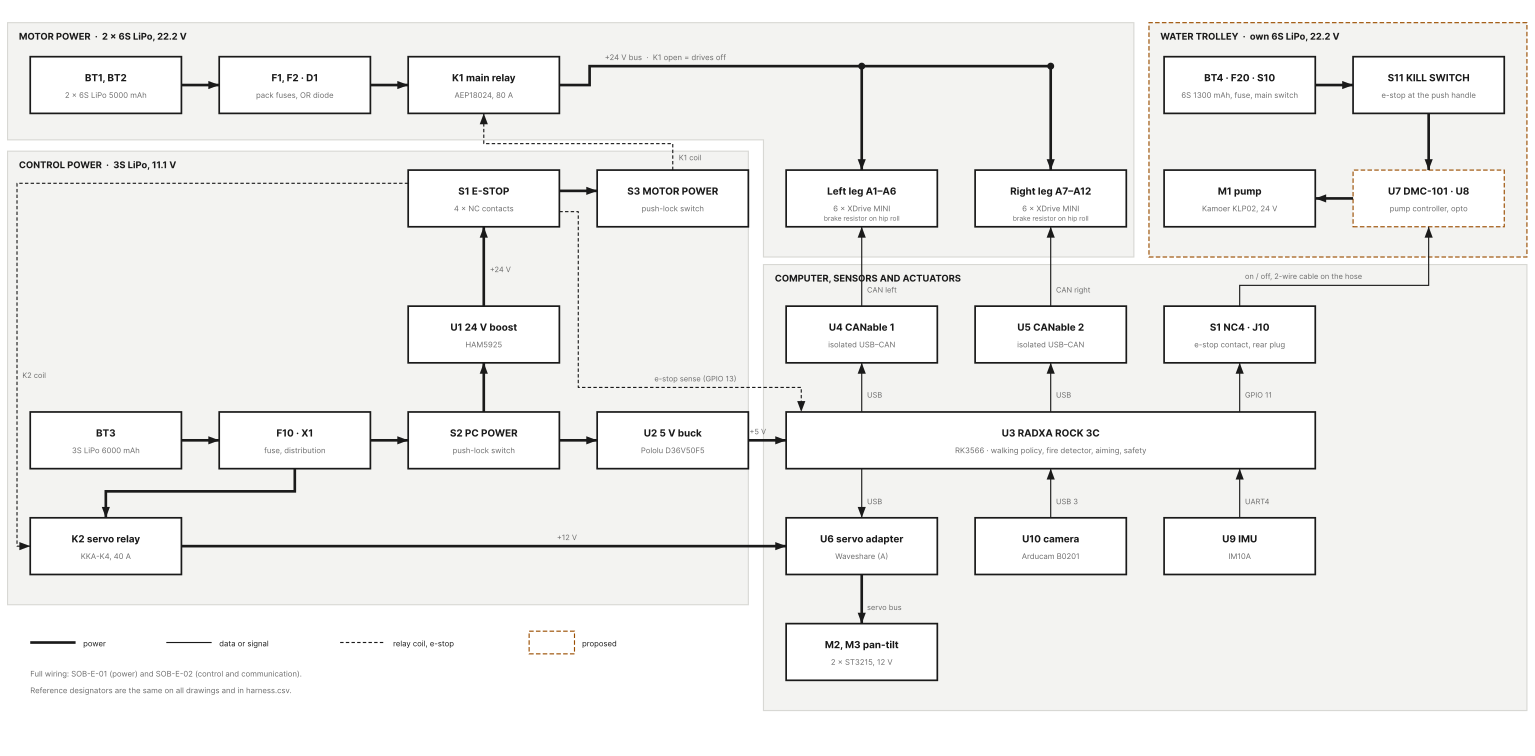

Reproduce this figure in Python.
"""System overview: one block per part group, power and signal paths. Not a schematic: see sheets 1 and 2."""
from matplotlib.patches import Polygon, Rectangle

from sheetlib import GREY, INK, LW, MM, PROPOSED, Sheet

CW, BW, BH = 50, 40, 15                     # column pitch, box width, box height (mm)
COL = [8 + i * CW for i in range(8)]
ROW = [170, 140, 104, 76, 48, 20]
PANEL = "#f3f3f1"


def box(s, c, r, title, sub, proposed=False, wide=1, tall=1):
    x, y = COL[c], ROW[r] - (tall - 1) * 30
    w, h = BW + (wide - 1) * CW, BH + (tall - 1) * 30
    s.rect(x, y, w, h, lw=0.45 if not proposed else LW, fc="white", ec=PROPOSED if proposed else INK,
           ls=(0, (4, 2)) if proposed else "-", z=2)
    s.text(x + w / 2, y + h / 2 + 1.0, title, size=7.4, ha="center", weight="bold")
    s.text(x + w / 2, y + h / 2 - 3.4, sub, size=5.8, ha="center", color=GREY)
    return x, y, w, h


def mid(b, side):
    x, y, w, h = b
    return {"left": (x, y + h / 2), "right": (x + w, y + h / 2), "top": (x + w / 2, y + h),
            "bottom": (x + w / 2, y)}[side]


def draw(out):
    s = Sheet(406, 200)
    ax = s.ax
    # panels
    ax.add_patch(Polygon([(2, 194), (300, 194), (300, 132), (202, 132), (202, 163), (2, 163)], closed=True,
                         fc=PANEL, ec="#d8d8d4", lw=0.3 * MM, zorder=0))
    ax.add_patch(Rectangle((304, 132), 100, 62, fc=PANEL, ec=PROPOSED, lw=LW * MM, ls=(0, (4, 2)), zorder=0))
    ax.add_patch(Rectangle((2, 40), 196, 120, fc=PANEL, ec="#d8d8d4", lw=0.3 * MM, zorder=0))
    ax.add_patch(Rectangle((202, 12), 202, 118, fc=PANEL, ec="#d8d8d4", lw=0.3 * MM, zorder=0))
    s.text(5, 189.5, "MOTOR POWER  ·  2 × 6S LiPo, 22.2 V", size=7.0, weight="bold")
    s.text(5, 155.5, "CONTROL POWER  ·  3S LiPo, 11.1 V", size=7.0, weight="bold")
    s.text(205, 125.5, "COMPUTER, SENSORS AND ACTUATORS", size=7.0, weight="bold")
    s.text(307, 189.5, "WATER TROLLEY  ·  own 6S LiPo, 22.2 V", size=7.0, weight="bold")

    packs = box(s, 0, 0, "BT1, BT2", "2 × 6S LiPo 5000 mAh")
    diode = box(s, 1, 0, "F1, F2 · D1", "pack fuses, OR diode")
    k1 = box(s, 2, 0, "K1 main relay", "AEP18024, 80 A")
    legl = box(s, 4, 1, "Left leg A1–A6", "6 × XDrive MINI")
    legr = box(s, 5, 1, "Right leg A7–A12", "6 × XDrive MINI")
    bt4 = box(s, 6, 0, "BT4 · F20 · S10", "6S 1300 mAh, fuse, main switch")
    s11 = box(s, 7, 0, "S11 KILL SWITCH", "e-stop at the push handle")
    pumpc = box(s, 7, 1, "U7 DMC-101 · U8", "pump controller, opto", proposed=True)
    pump = box(s, 6, 1, "M1 pump", "Kamoer KLP02, 24 V")

    bt3 = box(s, 0, 3, "BT3", "3S LiPo 6000 mAh")
    x1 = box(s, 1, 3, "F10 · X1", "fuse, distribution")
    s2 = box(s, 2, 3, "S2 PC POWER", "push-lock switch")
    buck = box(s, 3, 3, "U2 5 V buck", "Pololu D36V50F5")
    boost = box(s, 2, 2, "U1 24 V boost", "HAM5925")
    s1 = box(s, 2, 1, "S1 E-STOP", "4 × NC contacts")
    s3 = box(s, 3, 1, "S3 MOTOR POWER", "push-lock switch")
    k2 = box(s, 0, 4, "K2 servo relay", "KKA-K4, 40 A")

    can1 = box(s, 4, 2, "U4 CANable 1", "isolated USB–CAN")
    can2 = box(s, 5, 2, "U5 CANable 2", "isolated USB–CAN")
    opto = box(s, 6, 2, "S1 NC4 · J10", "e-stop contact, rear plug")
    rock = box(s, 4, 3, "U3 RADXA ROCK 3C", "RK3566 · walking policy, fire detector, aiming, safety", wide=3)
    servoa = box(s, 4, 4, "U6 servo adapter", "Waveshare (A)")
    cam = box(s, 5, 4, "U10 camera", "Arducam B0201")
    imu = box(s, 6, 4, "U9 IMU", "IM10A")
    servos = box(s, 4, 5, "M2, M3 pan-tilt", "2 × ST3215, 12 V")

    P = 0.70                                     # power line width (mm)

    def link(a, b, lw=LW, ls="-", arrow=None, label=None, lpos=None, ha="left"):
        s.wire(*([a] + ([lpos] if False else []) + [b]), lw=lw, ls=ls)
        if arrow:
            s.arrow(b[0], b[1], arrow)

    def path(pts, lw=LW, ls="-", arrow=None):
        s.wire(*pts, lw=lw, ls=ls)
        if arrow:
            s.arrow(pts[-1][0], pts[-1][1], arrow)

    # motor power
    path([mid(packs, "right"), mid(diode, "left")], lw=P, arrow="right")
    path([mid(diode, "right"), mid(k1, "left")], lw=P, arrow="right")
    yb = 182.5
    path([mid(k1, "right"), (156, mid(k1, "right")[1]), (156, yb), (mid(legr, "top")[0], yb)], lw=P)
    for b in (legl, legr):
        s.dot(mid(b, "top")[0], yb)
        path([(mid(b, "top")[0], yb), mid(b, "top")], lw=P, arrow="down")
    s.text(160, yb + 1.6, "+24 V bus  ·  K1 open = drives off", size=5.8, color=GREY)

    # water trolley: pack, fuse, main switch, kill switch, controller, pump
    path([mid(bt4, "right"), mid(s11, "left")], lw=P, arrow="right")
    path([mid(s11, "bottom"), mid(pumpc, "top")], lw=P, arrow="down")
    path([mid(pumpc, "left"), mid(pump, "right")], lw=P, arrow="left")
    s.text(COL[4] + BW / 2, ROW[1] + 1.6, "brake resistor on hip roll", size=5.0, ha="center", color=GREY)
    s.text(COL[5] + BW / 2, ROW[1] + 1.6, "brake resistor on hip roll", size=5.0, ha="center", color=GREY)

    # control power
    path([mid(bt3, "right"), mid(x1, "left")], lw=P, arrow="right")
    path([mid(x1, "right"), mid(s2, "left")], lw=P, arrow="right")
    path([mid(s2, "right"), mid(buck, "left")], lw=P, arrow="right")
    path([mid(buck, "right"), mid(rock, "left")], lw=P, arrow="right")
    s.text(200.5, mid(buck, "right")[1] + 1.6, "+5 V", size=5.6, ha="center", color=GREY)
    path([mid(s2, "top"), mid(boost, "bottom")], lw=P, arrow="up")
    path([mid(boost, "top"), mid(s1, "bottom")], lw=P, arrow="up")
    s.text(mid(s1, "bottom")[0] + 1.6, 128.0, "+24 V", size=5.6, color=GREY)
    path([(COL[2] + BW, ROW[1] + 9.5), (COL[3], ROW[1] + 9.5)], lw=P, arrow="right")
    xk = mid(s3, "top")[0]
    path([mid(s3, "top"), (xk, 162), (mid(k1, "bottom")[0], 162), mid(k1, "bottom")], ls=(0, (3, 2)), arrow="up")
    s.text(xk + 1.6, 157.6, "K1 coil", size=5.6, color=GREY)
    path([mid(x1, "bottom"), (mid(x1, "bottom")[0], 70), (mid(k2, "top")[0], 70), mid(k2, "top")], lw=P,
         arrow="down")
    path([mid(k2, "right"), mid(servoa, "left")], lw=P, arrow="right")
    s.text(150, mid(k2, "right")[1] + 1.6, "+12 V", size=5.6, ha="center", color=GREY)
    xs = 4.5
    path([(COL[2], ROW[1] + 11.5), (xs, ROW[1] + 11.5), (xs, mid(k2, "left")[1]), mid(k2, "left")],
         ls=(0, (3, 2)), arrow="right")
    s.text(xs + 1.4, 100, "K2 coil", size=5.6, color=GREY)
    ysen, xsen = 97.5, COL[3] - 5
    path([(COL[2] + BW, ROW[1] + 4.0), (xsen, ROW[1] + 4.0), (xsen, ysen), (212, ysen), (212, ROW[3] + BH)],
         ls=(0, (3, 2)), arrow="down")
    s.text(184, ysen + 1.6, "e-stop sense (GPIO 13)", size=5.6, ha="center", color=GREY)

    # computer and signals
    for b, lab in ((can1, "USB"), (can2, "USB"), (opto, "GPIO 11")):
        x = mid(b, "bottom")[0]
        path([(x, ROW[3] + BH), (x, ROW[2])], arrow="up")
        s.text(x + 1.4, ROW[3] + BH + 3.8, lab, size=5.6, color=GREY)
    for b, lab in ((can1, "CAN left"), (can2, "CAN right")):
        x = mid(b, "top")[0]
        path([(x, ROW[2] + BH), (x, ROW[1])], arrow="up")
        s.text(x + 1.4, ROW[2] + BH + 3.6, lab, size=5.6, color=GREY)
    xo, xu = mid(opto, "top")[0], mid(pumpc, "bottom")[0]
    path([(xo, ROW[2] + BH), (xo, 124.5), (xu, 124.5), (xu, ROW[1])], arrow="up")
    s.text(xo + 1.4, 126.2, "on / off, 2-wire cable on the hose", size=5.6, color=GREY)
    for b, lab, d in ((servoa, "USB", "down"), (cam, "USB 3", "up"), (imu, "UART4", "up")):
        x = mid(b, "top")[0]
        if d == "down":
            path([(x, ROW[3]), (x, ROW[4] + BH)], arrow="down")
        else:
            path([(x, ROW[4] + BH), (x, ROW[3])], arrow="up")
        s.text(x + 1.4, ROW[4] + BH + 3.6, lab, size=5.6, color=GREY)
    path([mid(servoa, "bottom"), mid(servos, "top")], lw=P, arrow="down")
    s.text(mid(servoa, "bottom")[0] + 1.4, ROW[5] + BH + 3.6, "servo bus", size=5.6, color=GREY)

    # legend
    lx, ly = 8, 30
    s.line([(lx, ly), (lx + 12, ly)], lw=P)
    s.text(lx + 14, ly - 1.0, "power", size=5.8)
    s.line([(lx + 36, ly), (lx + 48, ly)], lw=LW)
    s.text(lx + 50, ly - 1.0, "data or signal", size=5.8)
    s.line([(lx + 82, ly), (lx + 94, ly)], lw=LW, ls=(0, (3, 2)))
    s.text(lx + 96, ly - 1.0, "relay coil, e-stop", size=5.8)
    s.rect(lx + 132, ly - 3, 12, 6, lw=LW, ec=PROPOSED, ls=(0, (4, 2)))
    s.text(lx + 146, ly - 1.0, "proposed", size=5.8)
    s.text(lx, ly - 9.0, "Full wiring: SOB-E-01 (power) and SOB-E-02 (control and communication).", size=5.8,
           color=GREY)
    s.text(lx, ly - 13.4, "Reference designators are the same on all drawings and in harness.csv.", size=5.8,
           color=GREY)
    s.save(out)


if __name__ == "__main__":
    import sys
    draw(sys.argv[1])
